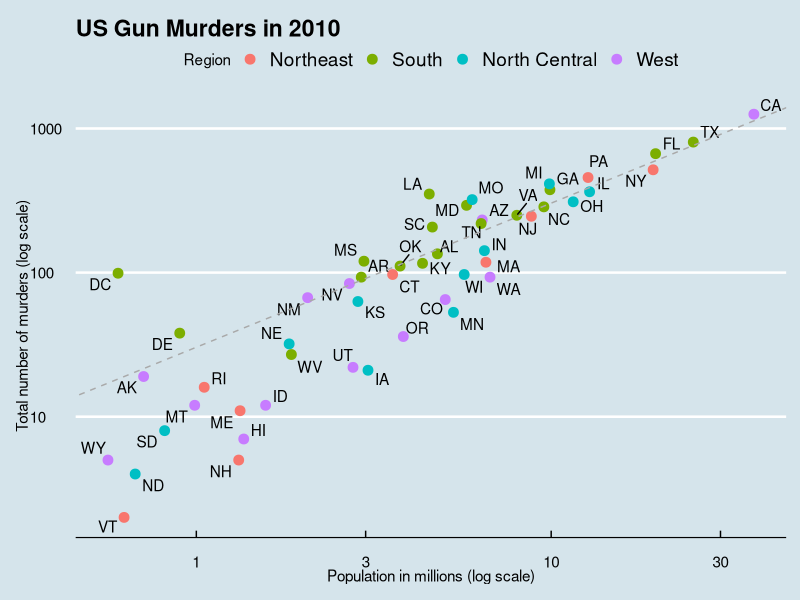

Recreate this plot in R.
library(dslabs)
library(tidyverse)
library(ggthemes)
library(ggrepel)
data(murders)

p <- ggplot(data = murders, aes(population/10^6, total, label=abb)) 
class(p)

# define average murder rate
r <- murders %>%
  summarize(rate = sum(total) / sum(population) * 10^6) %>%
  pull(rate)

p <- p + geom_point(aes(col=region), size = 3) +
geom_text_repel() +
  scale_x_log10() +
  scale_y_log10()+
  xlab("Population in millions (log scale)") +
  ylab("Total number of murders (log scale)") +
  ggtitle("US Gun Murders in 2010")+
  geom_abline(intercept = log10(r), lty= 2, color = "darkgrey")    # slope is default of 1

p <- p + scale_color_discrete(name = "Region")    # capitalize legend title

p <- p + theme_economist()

p
